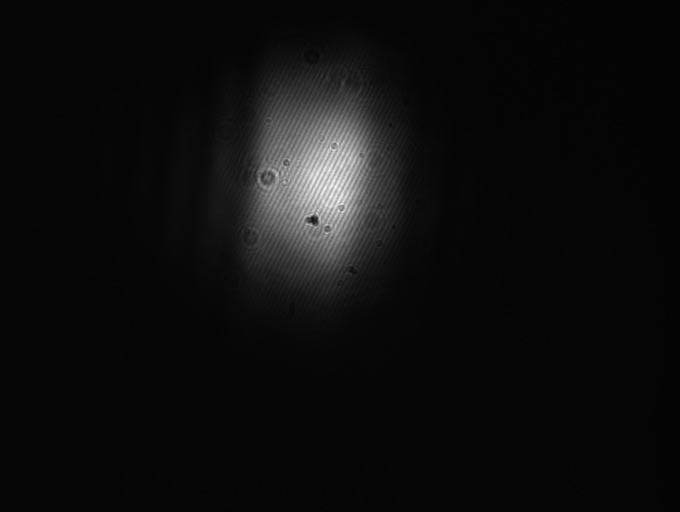
#> input picture examples/beam_profile/2025-6-30-det-beamshape_without_expander.bmp, 1360 x 1024 px (shown at 1/2 size)
$ jupyter execute --allow-errors 'R2 transition_unexpanded_beam.ipynb'   (shell and % lines are left out)
#> lines starting #> are read from the running program, lines starting #| are printed output that depends on the picture; after the words box and inside, x2 and y2 are one past the last pixel; in counts of white or black regions, pixels touching at a corner belong together
[cell 1]
from pathlib import Path
import pickle

import numpy as np
from scipy import constants as cst

import matplotlib.pyplot as plt
import tqdm

from centrex_tlf import states, hamiltonian, transitions, couplings, lindblad, utils
from centrex_tlf_julia_extension import lindblad_julia
# import cv2
import numpy as np
from scipy.optimize import curve_fit
import scipy.ndimage as ndimage

from PIL import Image

[cell 2]
plt.rcParams.update({"font.size": 14})

[cell 3]
cwd = Path().cwd()

# Setting up the system

#> (a cell that did not finish here is left out)

#> (a cell that did not finish here is left out)

#> (a cell that did not finish here is left out)

[cell 7]
from copy import deepcopy

#> (the rest of this cell did not finish here and is left out)

#> (a cell that did not finish here is left out)

## Detection Laser Beam Profile

### Read data from thorlabs beam profiler

## Beam profile after realignment with longer beamline

[cell 9]
import cv2


file_path = "beam_profile/2025-6-30-det-beamshape_without_expander.bmp"
# Open the image file
image = Image.open(file_path)
#> image is the input picture: PIL image 1360x1024 RGB; min 2, max 255, mean 13.4

# Convert the image to grayscale (optional, if you need a 2D array)
image = image.convert('L')
#> image: PIL image 1360x1024 L
# Convert the image to a NumPy array
image_array = np.array(image)
image_array = image_array[::-1, :]
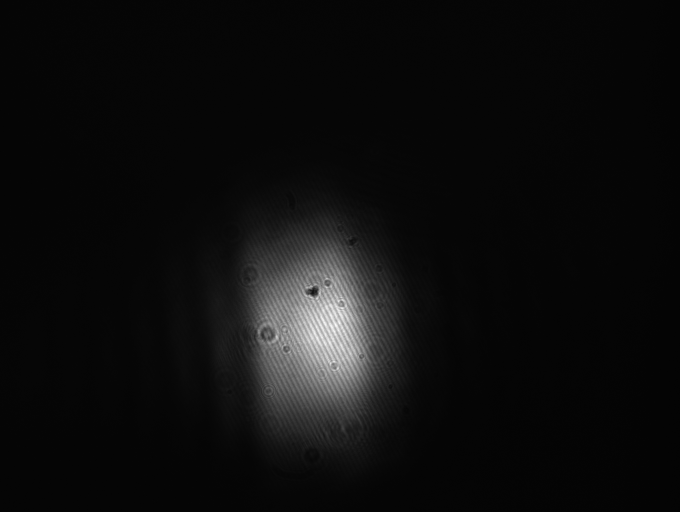
#> image_array: shape (1024, 1360) (shown at 1/2 size); min 2, max 255, mean 13.4
sensor_array = image_array

# Converting the array to uint8 format needed for OpenCV
image = (sensor_array).astype(np.uint8)

# Apply thresholding to create a binary mask of the non-zero data
_, thresholded = cv2.threshold(image, 60, 255, cv2.THRESH_BINARY)
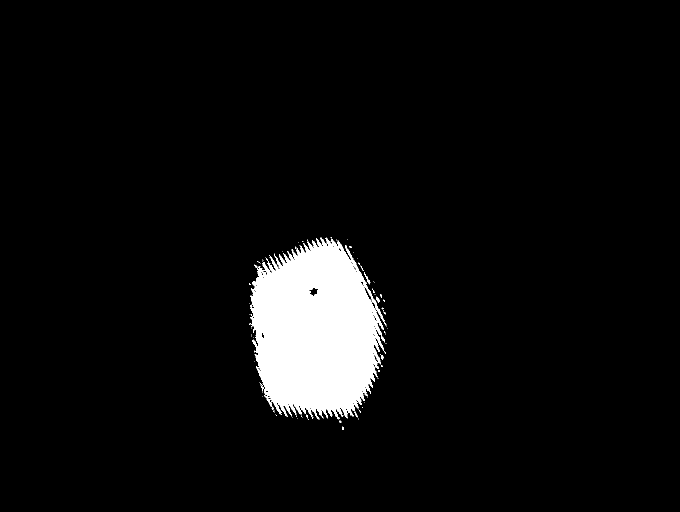
#> thresholded: shape (1024, 1360) (shown at 1/2 size); 5.1% white; 102 white regions (97 under 20 px)

# Find contours of the thresholded image to locate the non-zero areas
contours, _ = cv2.findContours(thresholded, cv2.RETR_EXTERNAL, cv2.CHAIN_APPROX_SIMPLE)
#> contours = 102 contours, 98 with area under 20; largest, box (x1, y1, x2, y2) and area: (500, 475, 770, 839) 70096, (728, 544, 741, 569) 46, (752, 593, 760, 605) 34, (762, 710, 767, 719) 22

# Combine all contours into one to get a single enclosing circle
all_points = np.vstack(contours)
#> all_points = contour of 2528 points, box (x1, y1, x2, y2) (498, 474, 776, 860), area 64006

# Find the minimum enclosing circle that covers all combined contours
(x, y), radius = cv2.minEnclosingCircle(all_points)
#> x = 645.7; y = 667.6; radius = 195.6
center = (int(x), int(y))
#> center = (645, 667)
radius = int(radius)
#> radius = 195

# Draw the enclosing circle on the original image
output_image = cv2.cvtColor(image, cv2.COLOR_GRAY2BGR)  # Convert to BGR for colored circle visualization
cv2.circle(output_image, center, radius, (0, 255, 0), 2)
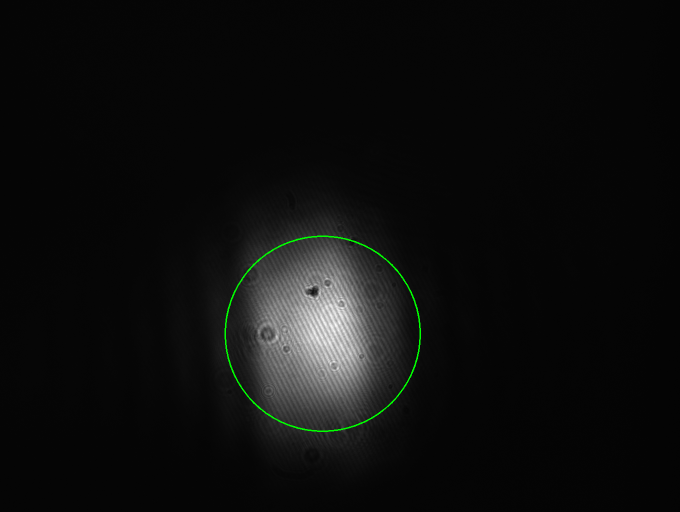
#> output_image: shape (1024, 1360, 3) (shown at 1/2 size); mean B, G, R 13.3, 14, 13.3


pixel_x_size, pixel_y_size = 8.77e-3/1360, 6.6e-3/1024

# Define a 2D Gaussian function
# [6 lines left out: function gaussian_2d, not called in this run]

# Define the 2D Gaussian function with rotation
def gaussian_2d_rotated(coords, A, x0, y0, sigma_x, sigma_y, theta):
    x, y = coords
    a = np.cos(theta)**2 / (2*sigma_x**2) + np.sin(theta)**2 / (2*sigma_y**2)
    b = np.sin(2*theta) / (2*sigma_x**2) - np.sin(2*theta) / (2*sigma_y**2)
    c = np.sin(theta)**2 / (2*sigma_x**2) + np.cos(theta)**2 / (2*sigma_y**2)

    g = A * np.exp(- a*(x-x0)**2 - b*(x-x0)*(y-y0) - c*(y-y0)**2)
    return g.ravel()

# Initial guess for the Gaussian parameters
initial_guess = (80, 600, 400, 200, 200, 2)  # (A, x0, y0, sigma_x, sigma_y, theta)
# initial_guess = (20, 600, 600, 20, 20)  # (A, x0, y0, sigma_x, sigma_y)

img = ndimage.gaussian_filter(sensor_array, sigma=(50, 50), order=0)

# Generate a grid of x, y coordinates
x = np.arange(img.shape[1])
y = np.arange(img.shape[0])
x, y = np.meshgrid(x, y)

# Create a mask to select data within the circle
mask = (x - center[0])**2 + (y - center[1])**2 <= radius**2
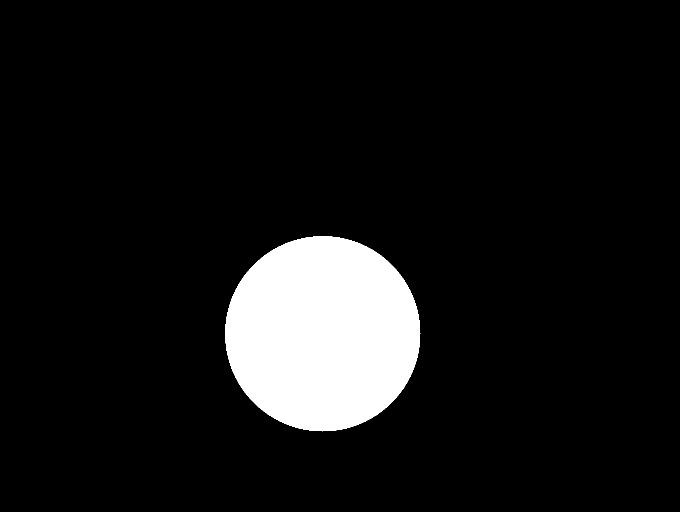
#> mask: shape (1024, 1360) bool (shown at 1/2 size); 8.6% white; 1 white region, box (x1, y1, x2, y2) and area: (450, 472, 841, 863) 119433

# Apply the mask to extract the relevant data
x_data = x[mask]
y_data = y[mask]
z_data = img[mask]


# Fit the Gaussian model to the data
popt, pcov = curve_fit(gaussian_2d_rotated, (x_data, y_data), z_data, p0=initial_guess, bounds=([-np.inf, -np.inf, -np.inf, -np.inf, -np.inf, 0], [np.inf, np.inf, np.inf, np.inf, np.inf, 2*np.pi]))
#> popt = [158.8, 636.9, 661.3, 122.8, 99.58, 1.47]; pcov = [[0.00029, 4.39e-06, 5.57e-06, -0.000174, -0.00011, 2.07e-09], [4.39e-06, 0.000108, 7.53e-06, -4.05e-06, -5.46e-06, 1.34e-07], [5.57e-06, 7.53e-06, 0.000181, -1.33e-05, -1.4e-06, 1.44e-07], [-0.000174, -4.05e-06, -1.33e-05, 0.000311, 1.81e-05, -8.18e-09], [-0.00011, -5.46e-06, -1.4e-06, 1.81e-05, 0.000142, -6.97e-09], [2.07e-09, 1.34e-07, 1.44e-07, -8.18e-09, -6.97e-09, 1.75e-07]]
# popt, pcov = curve_fit(gaussian_2d, (x_data, y_data), z_data, p0=initial_guess)


# # Extract the fitted parameters
amplitude, xo, yo, sigma_x, sigma_y, theta = popt
#> amplitude = 158.8; xo = 636.9; yo = 661.3; sigma_x = 122.8; sigma_y = 99.58; theta = 1.47

# Generate fitted data for visualization
z_fitted = gaussian_2d_rotated((x, y), *popt).reshape(sensor_array.shape)


# [23 lines of commented-out code are left out]

[cell 10]
popt
#> Out = [158.8, 636.9, 661.3, 122.8, 99.58, 1.47]

[cell 11]
image.shape

[cell 12]
image.shape[0]*pixel_x_size

[cell 13]
(yo-center[1])*pixel_y_size
#> Out = -3.68e-05

[cell 14]
sigma_x*pixel_x_size, sigma_y*pixel_y_size
#> Out = (0.000792, 0.000642)

# Scan Frequency

[cell 15]
# [9 lines left out: function get_diagonal_indices_flattened, not called in this run]
#> (the rest of this cell did not finish here and is left out)

## Run simulation

[cell 16]
from rich import progress

def power_scan_function(laser_power):

    ρ = utils.population.generate_uniform_population_states(
        states.QuantumSelector(J=2, F=3, electronic=states.ElectronicState.X), obe_system.QN
    )
    stop_function = "vz*t + z0 >= 2e-2"

    callback = lindblad_julia.setup_discrete_callback_terminate(
        odepars=odepars, stop_expression=stop_function
    )
    odepars.σz, odepars.σy = sigma_x*pixel_x_size, sigma_y*pixel_y_size
    odepars.β = 0
    odepars.θ = theta
    odepars.laser_center_z, odepars.laser_center_y = -(xo-center[0])*pixel_x_size, (yo-center[1])*pixel_y_size
    power = laser_power*1e-3


    peak_intensity = power / (2 * np.pi * odepars.σz * odepars.σy)

    odepars.peak_intensity = peak_intensity

    ensemble_config = lindblad_julia.OBEEnsembleProblemConfig(
        method="Tsit5()",
        save_idxs=save_idxs,
        saveat=1e-6,
        abstol=1e-10,
        reltol=1e-7,
        callback=callback,
    )

    problem = lindblad_julia.OBEProblem(odepars, ρ, tspan=(0, 500e-6))
    frequencies = np.arange(-5, 5, 0.01) * 2 * np.pi * 1e6 * 4

    scan_values = [frequencies]
    parameters = ["laser_detuning"]

    output_func = lindblad_julia.setup_state_integral_calculation_state_idxs(
        nphotons=True
    )

    ensemble_problem = lindblad_julia.OBEEnsembleProblem(
        problem=problem,
        parameters=parameters,
        scan_values=scan_values,
        output_func=output_func,
        zipped=True,
    )

    lindblad_julia.setup_problem_parameter_scan(ensemble_problem)

    lindblad_julia.solve_problem_parameter_scan(ensemble_problem, ensemble_config)

    results = lindblad_julia.get_results_parameter_scan(ensemble_problem)
    return (frequencies, results)
# with open("results_scan_freq.pkl", "wb") as f:
#     pickle.dump(results_scan, f)

[cell 17]
from scipy.integrate import simpson
import numpy as np
import numpy as np

# [48 lines left out: function fwhm, not called in this run]


laser_powers = [0.01, 0.08, 0.25, 0.5, 1,6, 55]
results_scan = {}
integrals = []
fwhms = []
fig, ax = plt.subplots(figsize=(10, 6))
#> (the rest of this cell did not finish here and is left out)

[cell 18]
from mpl_toolkits.axes_grid1.inset_locator import inset_axes

fig, ax = plt.subplots(figsize=(10, 6))
#> (the rest of this cell did not finish here and is left out)

[cell 19]
from mpl_toolkits.axes_grid1.inset_locator import inset_axes

fig, ax = plt.subplots(figsize=(10, 6))
#> (the rest of this cell did not finish here and is left out)

[cell 20]
fig, ax = plt.subplots(figsize=(10, 6))
ax.plot(integrals, fwhms, marker="o")
ax.set_xlabel("Integrated Signal")
ax.set_ylabel("FWHM IR [MHz]")
ax.set_title("FWHM IR vs Integrated Signal [Simulation]")
ax.grid()
plt.show()
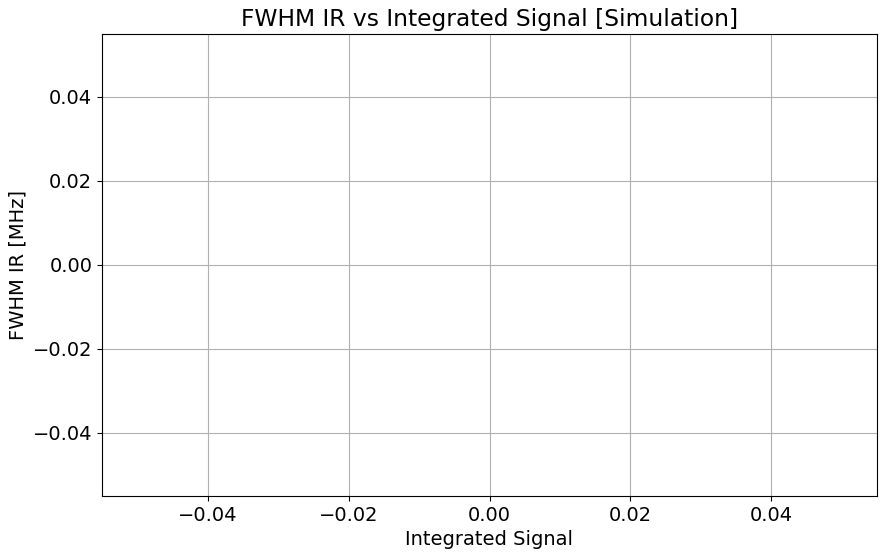
#> figure drawn by matplotlib, 1 panel

[cell 21]
laser_powers, integrals

[cell 22]
for power, results in results_scan.items():
    frequencies, results = results
    plt.plot(frequencies, results/results[500], label=f"{power:.1f} mW")
plt.xlim(-1,1)
plt.grid()
plt.xlabel("Frequency IR [MHz]")
plt.ylabel("Normalized Photons")
plt.title("Normalized Photons vs Frequency for Different Laser Powers")
plt.legend()

$ run again, with examples/beam_profile/2025-4-10-det-beamshape_#001.bmp copied over examples/beam_profile/2025-6-30-det-beamshape_without_expander.bmp
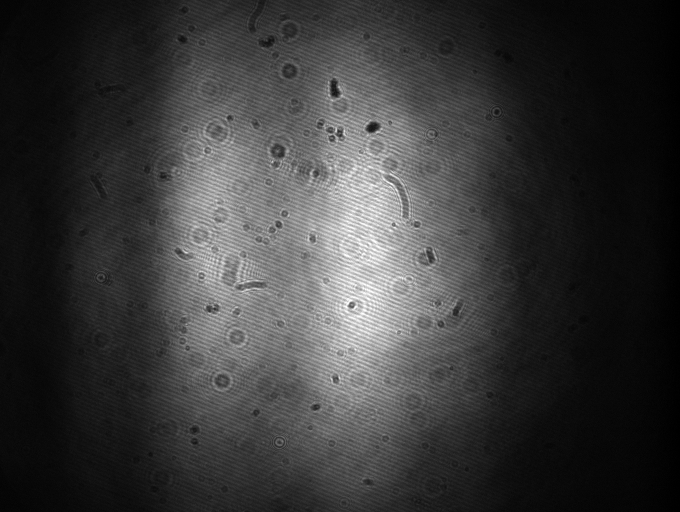
#> input picture examples/beam_profile/2025-4-10-det-beamshape_#001.bmp, 1360 x 1024 px (shown at 1/2 size)
#> image is the input picture: PIL image 1360x1024 RGB; min 0, max 255, mean 56.8
#> image: PIL image 1360x1024 L
#> `_, thresholded = cv2.threshold(image, 60, 255, cv2.THRESH_BINARY)`:
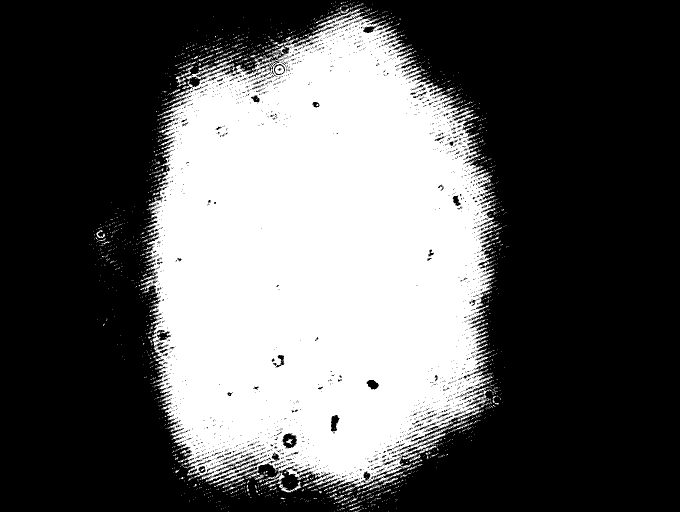
#> thresholded: shape (1024, 1360) (shown at 1/2 size); 36.5% white; 2035 white regions (1954 under 20 px)
#> contours = 1980 contours, 1947 with area under 20; largest, box (x1, y1, x2, y2) and area: (281, 17, 997, 983) 510872, (351, 132, 388, 174) 197, (558, 962, 603, 985) 188, (734, 955, 796, 982) 126, (193, 460, 210, 476) 65
#> all_points = contour of 17805 points, box (x1, y1, x2, y2) (179, 0, 1017, 1024), area 379261
#> `(x, y), radius = cv2.minEnclosingCircle(all_points)`: x = 603.5; y = 520.3; radius = 531.5
#> center = (603, 520)
#> `radius = int(radius)`: radius = 531
#> mask: shape (1024, 1360) bool; 63.1% white; 2 black regions, box (x1, y1, x2, y2) and area: (711, 0, 1360, 1024) 335622, (0, 0, 496, 1024) 178950
#> popt = [178.9, 640, 518.2, 310.5, 249.4, 1.66]; pcov = [[0.00122, -4.9e-05, -6.79e-07, -0.00152, -0.000957, 2.14e-08], [-4.9e-05, 0.00223, -0.000137, 7.61e-05, 0.000139, 3.29e-07], [-6.79e-07, -0.000137, 0.00377, 4e-06, 4.63e-07, -1.61e-06], [-0.00152, 7.61e-05, 4e-06, 0.00589, 0.000247, -1.41e-07], [-0.000957, 0.000139, 4.63e-07, 0.000247, 0.00269, 3.16e-08], [2.14e-08, 3.29e-07, -1.61e-06, -1.41e-07, 3.16e-08, 4.79e-07]]
#> amplitude = 178.9; xo = 640; yo = 518.2; sigma_x = 310.5; sigma_y = 249.4; theta = 1.66
#> `z_fitted = gaussian_2d_rotated((x, y), *popt).reshape(sensor_array.sha..`:
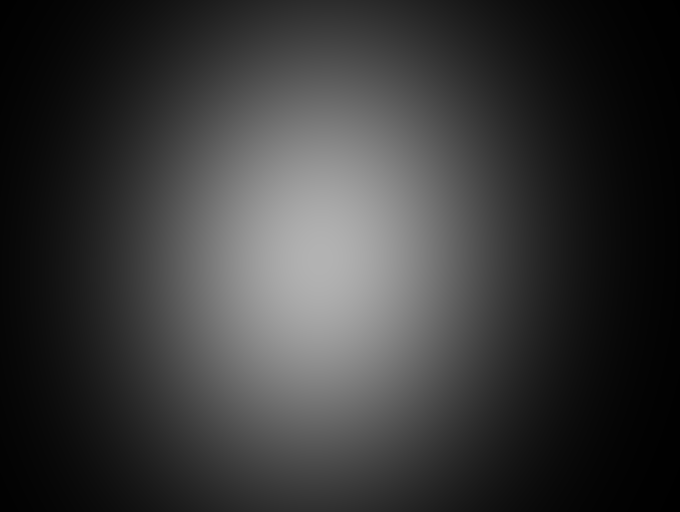
#> z_fitted: shape (1024, 1360) float64 (shown at 1/2 size); min 0.627, max 178.9, mean 55.9
#> `popt`: Out = [178.9, 640, 518.2, 310.5, 249.4, 1.66]
#> `(yo-center[1])*pixel_y_size`: Out = -1.16e-05
#> `sigma_x*pixel_x_size, sigma_y*pixel_y_size`: Out = (0.002, 0.00161)

$ run again, with examples/beam_profile/2025-7-8-det-beamshape-vertical-expansion.bmp copied over examples/beam_profile/2025-6-30-det-beamshape_without_expander.bmp
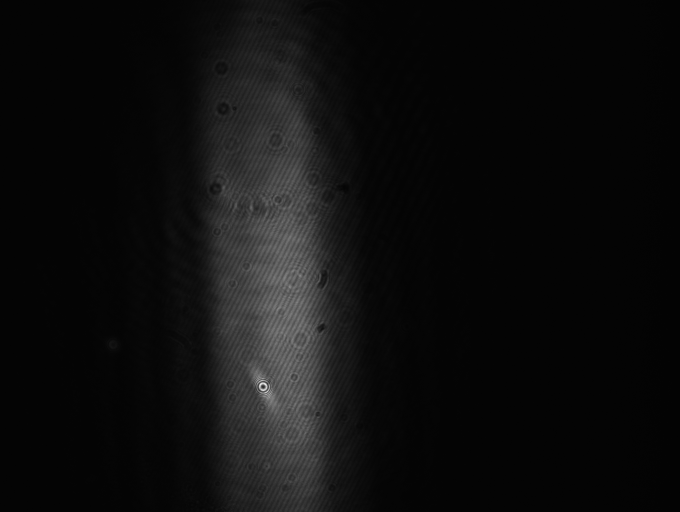
#> input picture examples/beam_profile/2025-7-8-det-beamshape-vertical-expansion.bmp, 1360 x 1024 px (shown at 1/2 size)
#> image is the input picture: PIL image 1360x1024 RGB; min 1, max 255, mean 13.9
#> image: PIL image 1360x1024 L
#> `_, thresholded = cv2.threshold(image, 60, 255, cv2.THRESH_BINARY)`:
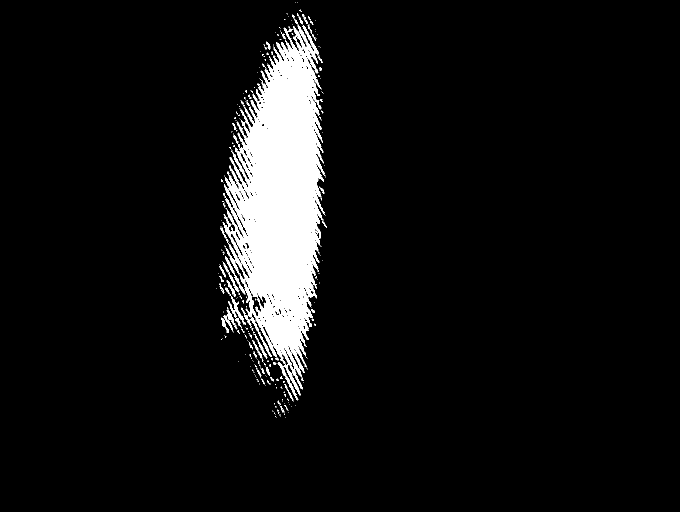
#> thresholded: shape (1024, 1360) (shown at 1/2 size); 6.3% white; 337 white regions (288 under 20 px)
#> contours = 334 contours, 300 with area under 20; largest, box (x1, y1, x2, y2) and area: (445, 49, 651, 791) 83302, (482, 615, 543, 714) 344, (457, 593, 492, 650) 323, (555, 724, 597, 801) 289, (450, 512, 491, 589) 249
#> all_points = contour of 6970 points, box (x1, y1, x2, y2) (433, 4, 654, 835), area 40852
#> `(x, y), radius = cv2.minEnclosingCircle(all_points)`: x = 571.5; y = 419; radius = 415.5
#> center = (571, 419)
#> `radius = int(radius)`: radius = 415
#> mask: shape (1024, 1360) bool; 38.8% white; 1 white region, box (x1, y1, x2, y2) and area: (156, 4, 987, 835) 540977
#> popt = [83.76, 552.8, 404.5, 338.4, 100.5, 1.62]; pcov = [[0.00012, 2.09e-08, 1.71e-05, -0.000528, -6.41e-05, 2.04e-10], [2.09e-08, 0.000154, -0.000111, 5.4e-06, -7.95e-07, 2.09e-08], [1.71e-05, -0.000111, 0.00257, -0.000313, -1.99e-06, 4.97e-08], [-0.000528, 5.4e-06, -0.000313, 0.00643, 2.42e-05, -4.5e-09], [-6.41e-05, -7.95e-07, -1.99e-06, 2.42e-05, 0.000151, -6.42e-10], [2.04e-10, 2.09e-08, 4.97e-08, -4.5e-09, -6.42e-10, 4.99e-09]]
#> amplitude = 83.76; xo = 552.8; yo = 404.5; sigma_x = 338.4; sigma_y = 100.5; theta = 1.62
#> `z_fitted = gaussian_2d_rotated((x, y), *popt).reshape(sensor_array.sha..`:
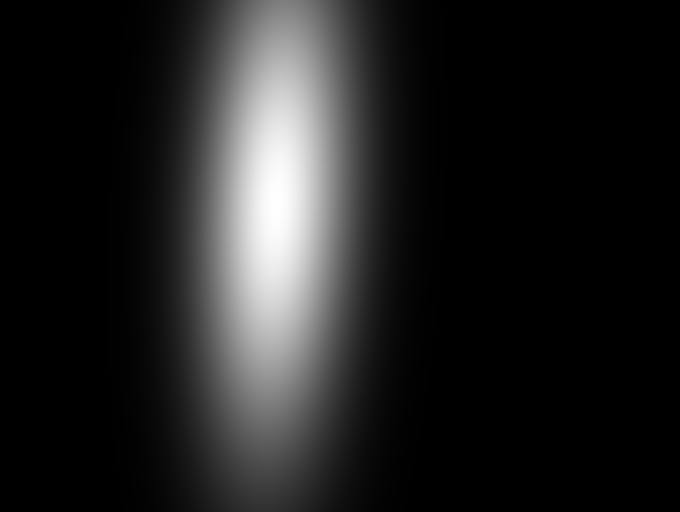
#> z_fitted: shape (1024, 1360) float64 (shown at 1/2 size); min 2.15e-14, max 83.76, mean 10.9; drawn with min black and max white
#> `popt`: Out = [83.76, 552.8, 404.5, 338.4, 100.5, 1.62]
#> `(yo-center[1])*pixel_y_size`: Out = -9.35e-05
#> `sigma_x*pixel_x_size, sigma_y*pixel_y_size`: Out = (0.00218, 0.000648)
